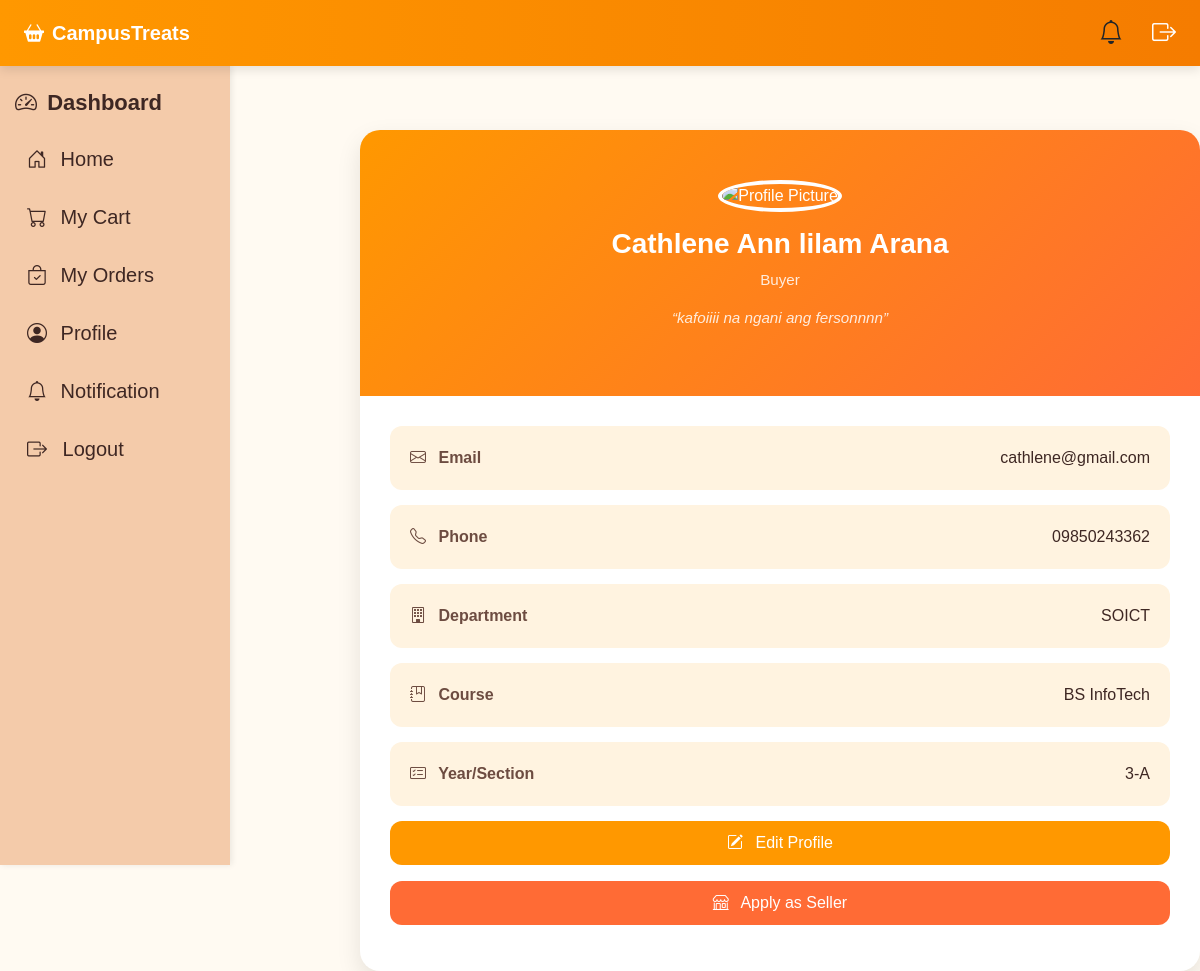
Page /php/profile.php (signed in) on the committed database.
### tables this page shows
CREATE TABLE `users` (
  `user_id` int(11) NOT NULL,
  `full_name` varchar(50) NOT NULL,
  `username` varchar(50) NOT NULL,
  `email` varchar(100) NOT NULL,
  `password` varchar(255) NOT NULL,
  `role` enum('buyer','seller','admin') NOT NULL,
  `is_active` tinyint(1) DEFAULT 1,
  `approval_status` enum('pending','approved','rejected') DEFAULT 'pending',
  `description` text DEFAULT NULL,
  `created_at` timestamp NOT NULL DEFAULT current_timestamp(),
  `updated_at` timestamp NOT NULL DEFAULT current_timestamp() ON UPDATE current_timestamp(),
  `profile_picture` varchar(255) DEFAULT NULL,
  `phone` varchar(20) DEFAULT NULL,
  `is_seller` tinyint(1) DEFAULT 0,
  `department` varchar(150) DEFAULT NULL,
  `course` varchar(100) DEFAULT NULL,
  `section` varchar(50) DEFAULT NULL
);

### php/profile.php (the view, shortened to what this page needs)
<?php
$user_id = $_SESSION['user_id'];
try {
    $conn = new PDO("mysql:host=localhost;dbname=camptreats", "root", "");
    $conn->setAttribute(PDO::ATTR_ERRMODE, PDO::ERRMODE_EXCEPTION);
    $stmt = $conn->prepare("SELECT * FROM users WHERE user_id=?");
    $stmt->execute([$user_id]);
    $user = $stmt->fetch(PDO::FETCH_ASSOC);
    $role = $user['role'];
    $stmtUnread = $conn->prepare("SELECT COUNT(*) FROM seller_notifications WHERE user_id = ? AND is_read = 0");
    $stmtUnread->execute([$user_id]);
    $unreadCount = (int)$stmtUnread->fetchColumn();
} catch (PDOException $e) {
    die("Database error: " . $e->getMessage());
}
?>
<!DOCTYPE html>
<html lang="en">
<head>
<link rel="stylesheet" href="../bootstrap/css/bootstrap.min.css">
<link rel="stylesheet" href="../bootstrap-icons/bootstrap-icons.css">
</head>
<body>
<nav class="navbar navbar-expand-lg fixed-top">
  <div class="container-fluid px-4">
    <a class="navbar-brand" href="#"><i class="bi bi-basket2-fill me-2"></i>CampusTreats</a>
    <div class="d-flex align-items-center">
        <div class="dropdown ms-3">
          <button id="notifDropdown" class="btn position-relative" type="button" data-bs-toggle="dropdown">
            <i class="bi bi-bell fs-4"></i>
          </button>
        </div>
        <a href="logout.php" class="nav-link ms-3"><i class="bi bi-box-arrow-right fs-4"></i></a>
    </div>
  </div>
</nav>
<div class="sidebar">
  <h5><i class="bi bi-speedometer2 me-1"></i> Dashboard</h5>
  <?php if($role==='seller'): ?>
    <a href="seller_dashboard.php"><i class="bi bi-house-door"></i> Dashboard</a>
    <a href="my_item.php"><i class="bi bi-card-list"></i> My Items</a>
    <a href="add_item.php"><i class="bi bi-plus-square"></i> Add Item</a>
    <a href="my_orders.php"><i class="bi bi-bag-check"></i> Orders</a>
    <a href="messages.php"><i class="bi bi-chat-left-dots"></i> Messages</a>
    <a href="seller_notifications.php"><i class="bi bi-bell"></i> Notifications <?php if($unreadCount>0): ?><span class="badge bg-danger ms-2"><?= $unreadCount ?></span><?php endif; ?></a>
  <a href="profile.php" class="active"><i class="bi bi-person-circle"></i> Profile</a>
  <?php else: ?>
  <a href="buyer_dashboard.php"><i class="bi bi-house-door me-2"></i> Home</a>
  <a href="cart.php"><i class="bi bi-cart me-2"></i> My Cart</a>
  <a href="buyers_order.php"><i class="bi bi-bag-check me-2"></i> My Orders</a>
  <a href="profile.php"><i class="bi bi-person-circle me-2"></i> Profile</a>
  <a href="buyer_notifications.php"><i class="bi bi-bell me-2"></i> Notification</a>
  <?php endif; ?>
  <a href="../login.html"><i class="bi bi-box-arrow-right"></i> Logout</a>
</div>
<div class="profile-container">
  <div class="profile-header">
    <img src="<?= !empty($user['profile_picture']) && file_exists('../'.$user['profile_picture'])?'../'.htmlspecialchars($user['profile_picture']):'../placeholder.png' ?>" alt="Profile Picture">
    <h3><?= htmlspecialchars($user['full_name']) ?></h3>
    <p><?= ucfirst(htmlspecialchars($role)) ?></p>
    <?php if(!empty($user['description'])): ?><p class="fst-italic">“<?= htmlspecialchars($user['description']) ?>”</p><?php endif; ?>
  </div>
  <div class="profile-body">
    <div class="info-card"><div class="info-label"><i class="bi bi-envelope me-2"></i> Email</div><div class="info-value"><?= htmlspecialchars($user['email']) ?></div></div>
    <div class="info-card"><div class="info-label"><i class="bi bi-telephone me-2"></i> Phone</div><div class="info-value"><?= htmlspecialchars($user['phone'] ?? 'N/A') ?></div></div>
    <div class="info-card"><div class="info-label"><i class="bi bi-building me-2"></i> Department</div><div class="info-value"><?= htmlspecialchars($user['department'] ?? 'N/A') ?></div></div>
    <div class="info-card"><div class="info-label"><i class="bi bi-journal-bookmark me-2"></i> Course</div><div class="info-value"><?= htmlspecialchars($user['course'] ?? 'N/A') ?></div></div>
    <div class="info-card"><div class="info-label"><i class="bi bi-card-checklist me-2"></i> Year/Section</div><div class="info-value"><?= htmlspecialchars($user['section'] ?? 'N/A') ?></div></div>
    <button class="btn-edit w-100 mb-3" onclick="window.location.href='edit_profile.php'"><i class="bi bi-pencil-square me-2"></i> Edit Profile</button>
    <?php if($role!=='seller'): ?>
      <a href="upgrade_seller.php" class="btn-seller w-100 mb-3"><i class="bi bi-shop me-2"></i> Apply as Seller</a>
    <?php else: ?>
    <?php endif; ?>
  </div>
</div>
</body>
</html>

### php/profile.php (style rules this page uses)
body { background:#fffaf2; font-family:'Poppins',sans-serif; color:#3E2723; margin:0; padding-top:70px; }
.navbar { background:linear-gradient(90deg,#ff9800,#f57c00); box-shadow:0 4px 10px rgba(0,0,0,0.1); }
.navbar-brand { font-weight:700; color:#fff !important; }
.nav-link { color:#fff !important; font-weight:500; }
.sidebar { position:fixed; top:65px; left:0; width:230px; height:100vh; background:#f4cbaa; padding:25px 15px; box-shadow:2px 0 6px rgba(0,0,0,0.08); overflow-y:auto; }
.sidebar h5 { font-weight:600; font-size:22px; margin-bottom:18px; }
.sidebar a { display:block; padding:10px 12px; border-radius:8px; color:#3E2723; margin-bottom:8px; text-decoration:none; transition: all .2s ease; font-size:20px; }
.sidebar a i { margin-right:10px; }
.profile-container { max-width:900px; margin-left:30%;margin-top:5%; background:#fff; border-radius:20px; box-shadow:0 10px 25px rgba(0,0,0,0.1); overflow:hidden; }
.profile-header { text-align:center; background: linear-gradient(135deg,#ff9800,#ff6b35); color:#fff; padding:50px 20px; position:relative; }
.profile-header img { width:140px; height:140px; border-radius:50%; object-fit:cover; border:4px solid #fff; margin-bottom:15px; }
.profile-header h3 { font-weight:600; }
.profile-header p { font-size:0.95rem; opacity:0.85; }
.profile-body { padding:30px; }
.info-card { background:#fff3e0; border-radius:12px; padding:20px; margin-bottom:15px; display:flex; justify-content:space-between; align-items:center; }
.info-label { font-weight:600; color:#6d4c41; }
.info-value { font-weight:500; }
.btn-edit, .btn-seller { border-radius:12px; padding:10px 25px; font-weight:500; transition:.3s; }
.btn-edit { background:#ff9800; color:#fff; border:none; }
.btn-seller { background:#ff6b35; color:#fff; border:none; display:block; text-align:center; text-decoration:none; }

### rows in the picture
users: full_name "Cathlene Ann lilam Arana", role "Buyer", description "kafoiiii na ngani ang fersonnnn", email "cathlene@gmail.com", phone "09850243362", department "SOICT", course "BS InfoTech", section "3-A"
